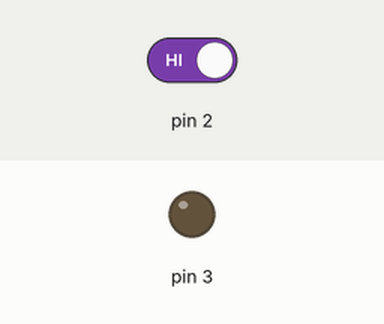
This sketch was run on a simulated Arduino Uno, built with avr-gcc and run on an emulated ATmega328P. On the bench: output pins drawn as LEDs (lit = HIGH). The test bench sets the inputs (shaded band); at power-on: pin 2 HIGH.

Above: at 1.4 s.
1.5 s: pin 2 driven LOW
At 2.5 s:
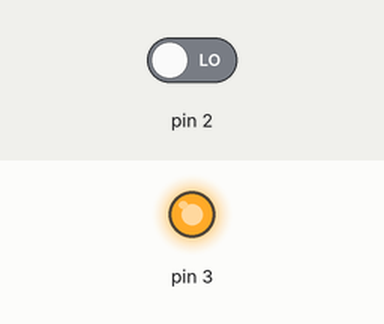
3.0 s: pin 2 driven HIGH
At 3.7 s:
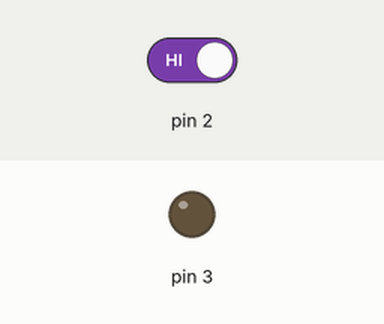
Timing chart, 0 to 6.0 s (numbered marks = the images above; inputs shaded):
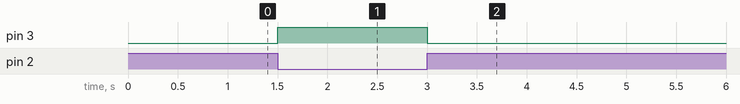

Measured:
- after the input at 1.5 s, pin 3: LOW → HIGH at once
- after the input at 3.0 s, pin 3: HIGH → LOW at once

The sketch:

Lab5.1.ino
```cpp
void setup() {
 Serial.begin(9600);
 pinMode(2, INPUT);
 pinMode(3, OUTPUT);
}

void loop() {
  int detect = digitalRead(2);
  if(detect == LOW){
   digitalWrite(3, HIGH);
  }else{
   digitalWrite(3, LOW);
  }
  delay(300);
}
```
